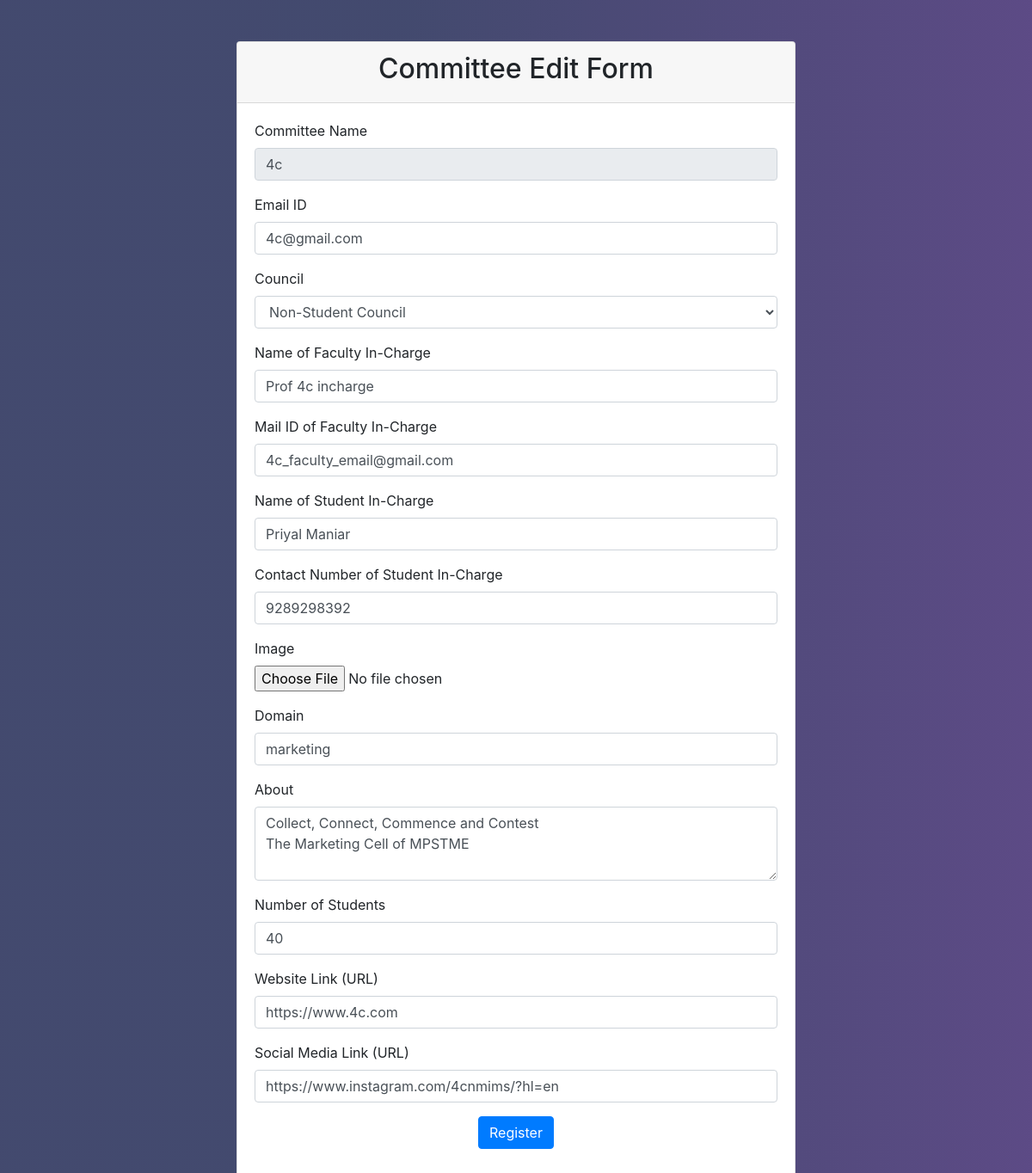
Page /Hype/1/edit on the committed database.
### models.py (models this page shows)
class Committee(db.Model):
    __tablename__ = 'committee'
    cid = db.Column(db.Integer, autoincrement=True, primary_key=True, unique=True, nullable=False)
    name = db.Column(db.String, unique=True, nullable=False)
    email = db.Column(db.String, unique=True, nullable=False)
    password = db.Column(db.String, nullable=False)
    sc = db.Column(db.Integer, nullable=False)
    faculty_incharge = db.Column(db.String)
    faculty_email = db.Column(db.String)
    student_incharge = db.Column(db.String)
    contact = db.Column(db.String, nullable=False)
    image = db.Column(db.String, nullable=False)
    domain = db.Column(db.String)
    about = db.Column(db.String)
    strength = db.Column(db.Integer)
    website = db.Column(db.String, nullable=False)
    socials = db.Column(db.String, nullable=False)

### app.py (the view, shortened to what this page needs)
@app.route("/Hype/<cid>/edit", methods=["GET", "POST"])
def edit_committee(cid):
    if request.method =="GET":
        committee = Committee.query.get(cid)
        return render_template("edit_committee.html", cid = cid, committee = committee)
    else:
        print("F - problem in edit event")

### templates/edit_committee.html (shortened to what this page needs)
<!DOCTYPE html>
<html>
<head>
    <link rel="stylesheet" href="https://stackpath.bootstrapcdn.com/bootstrap/4.3.1/css/bootstrap.min.css">
</head>
<body ng-app="myApp" ng-controller="myCtrl" ng-init="">
    <div class="container mt-5 mb-5">
        <div class="card mx-auto" style="max-width: 650px;">
            <div class="card-header">
                <h2 class="text-center">Committee Edit Form</h2>
            </div>
            <div class="card-body">
                <form action="/Hype/{{cid}}/edit" method="POST" name="form">
                    <div class="form-group">
                        <label for="committeeName">Committee Name</label>
                        <input type="text" class="form-control" name="name" id="committeeName"
                            value="{{committee.name}}" disabled>
                    </div>
                    <div class="form-group">
                        <label for="email">Email ID</label>
                        <input type="email" class="form-control" id="email" name="email" value="{{committee.email}}">
                    </div>
                    <div class="form-group">
                        <label for="council">Council</label>
                        <select class="form-control" id="council" name="sc" required>
                            <option value="0" selected>Non-Student Council</option>
                        </select>
                    </div>
                    <div class="form-group">
                        <label for="facultyInCharge">Name of Faculty In-Charge</label>
                        <input type="text" class="form-control" id="facultyInCharge" name="faculty_incharge"
                            value="{{committee.faculty_incharge}}" required>
                    </div>
                    <div class="form-group">
                        <label for="facultyEmail">Mail ID of Faculty In-Charge</label>
                        <input type="email" class="form-control" id="facultyEmail" name="faculty_email"
                            value="{{committee.faculty_email}}" required>
                    </div>
                    <div class="form-group">
                        <label for="studentInCharge">Name of Student In-Charge</label>
                        <input type="text" class="form-control" id="studentInCharge" name="student_incharge"
                            value="{{committee.student_incharge}}" required>
                    </div>
                    <div class="form-group">
                        <label for="contactNumber">Contact Number of Student In-Charge</label>
                        <input type="tel" class="form-control" id="contactNumber" name="contact"
                            value="{{committee.contact}}" required>
                    </div>
                    <div class="form-group">
                        <label for="image">Image</label>
                        <input type="file" class="form-control-file" id="image" name="image">
                    </div>
                    <div class="form-group">
                        <label for="domain">Domain</label>
                        <input type="text" class="form-control" id="domain" name="domain" value="{{committee.domain}}"
                            required>
                    </div>
                    <div class="form-group">
                        <label for="about">About</label>
                        <textarea class="form-control" id="about" rows="3" name="about">{{committee.about}}</textarea>
                    </div>
                    <div class="form-group">
                        <label for="numberOfStudents">Number of Students</label>
                        <input type="number" class="form-control" id="numberOfStudents" name="strength"
                            value="{{committee.strength}}" required>
                    </div>
                    <div class="form-group">
                        <label for="websiteLink">Website Link (URL)</label>
                        <input type="url" class="form-control" id="websiteLink" name="website"
                            value="{{committee.website}}" required>
                    </div>
                    <div class="form-group">
                        <label for="socialMediaLink">Social Media Link (URL)</label>
                        <input type="url" class="form-control" id="socialMediaLink" name="socials"
                            value="{{committee.socials}}" required>
                    </div>
                    <div class="form-group text-center">
                        <button type="submit" class="btn btn-primary">Register</button>
                    </div>
                </form>
            </div>
        </div>
    </div>
</body>
</html>

### templates/edit_committee.html (style rules this page uses)
body { background-image: linear-gradient(90deg, rgba(4, 13, 62, 0.75) 40%, rgba(38, 14, 93, 0.75) 100%), url("https://images.pexels.com/photos/1540406/pexels-photo-1540406.jpeg?auto=compress&cs=tinysrgb&w=600"); }

### rows in the picture
Committee: name "4c", email "4c@gmail.com", faculty_incharge "Prof 4c incharge", faculty_email "4c_faculty_email@gmail.com", student_incharge "Priyal Maniar", contact "9289298392", domain "marketing", about "Collect, Connect, Commence and Contest The Marketing Cell of MPSTME", strength "40", website "https://www.4c.com", socials "https://www.instagram.com/4cnmims/?hl=en"
